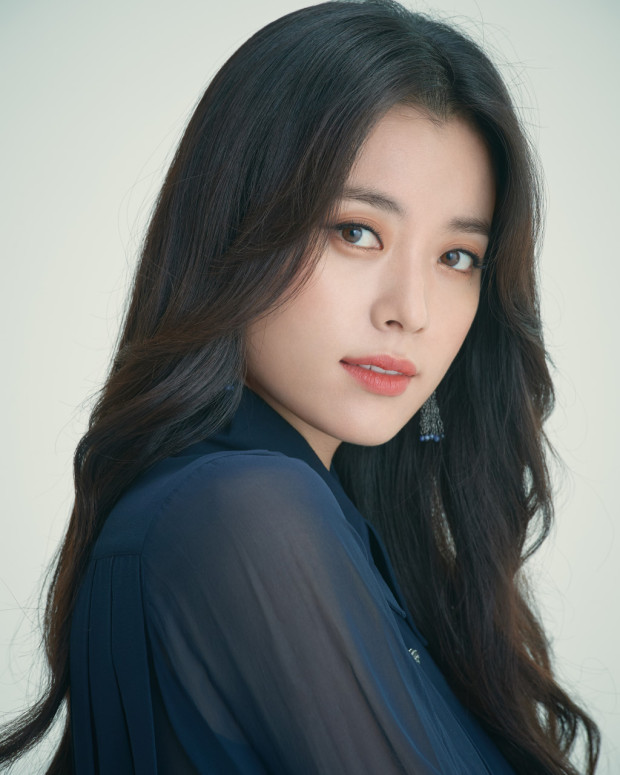
#> input picture Artificial-intelligence-learning-with-Python/My Code/images/Han.jpeg, 620 x 775 px
$ jupyter execute 04_skimage__matplotlib.ipynb
#> lines starting #> are read from the running program, lines starting #| are printed output that depends on the picture
# 라이브러리 임포트

[cell 1]
import numpy as np
from PIL import Image, ImageFont, ImageDraw
from PIL.ImageChops import add, subtract, multiply, difference, screen
import PIL.ImageStat as stat
from skimage.io import imread, imsave, imshow, show
from skimage import color, viewer, img_as_float, data
from skimage.transform import SimilarityTransform, warp, swirl
from skimage.util import random_noise
import matplotlib.image as mpimg
import matplotlib.pylab as plt
from scipy import misc

# scikit-image로 영상 조작

영상에 어파인 변환 적용

SimilarityTransform() 함수와 wrap() 함수를 사용하고 변환을 수행할 수 있다.

[cell 2]
im = imread("../images/Han.jpeg")
#> im is the input picture: shape (775, 620, 3); mean R, G, B 113.7, 117.1, 115.8
tform = SimilarityTransform(scale=0.9, rotation=np.pi/4,
                            translation=(im.shape[0]/2, -100))
warped = warp(im, tform)
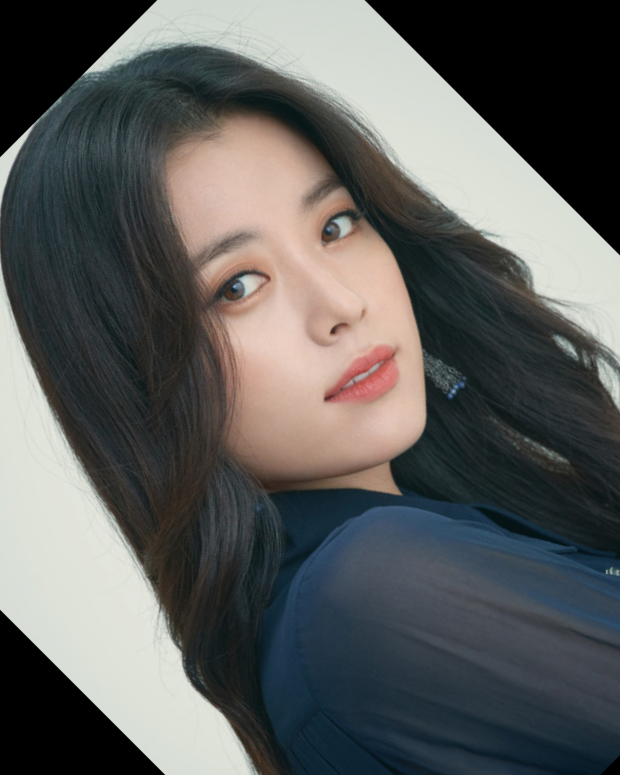
#> warped: shape (775, 620, 3) float64; mean R, G, B 0.363, 0.367, 0.362

plt.imshow(warped), plt.axis('off')
plt.show()

# swirl 변환 적용

swirl() 함수를 사용하여 변형을 구현하는 방법이다.
- strenth는 swirl 크기에 대한 함수
- radius는 swirl 범위
- rotation은 회전각도

[cell 3]
im = imread("../images/Han.jpeg")
swirled = swirl(im, rotation=0, strength=15, radius=300)
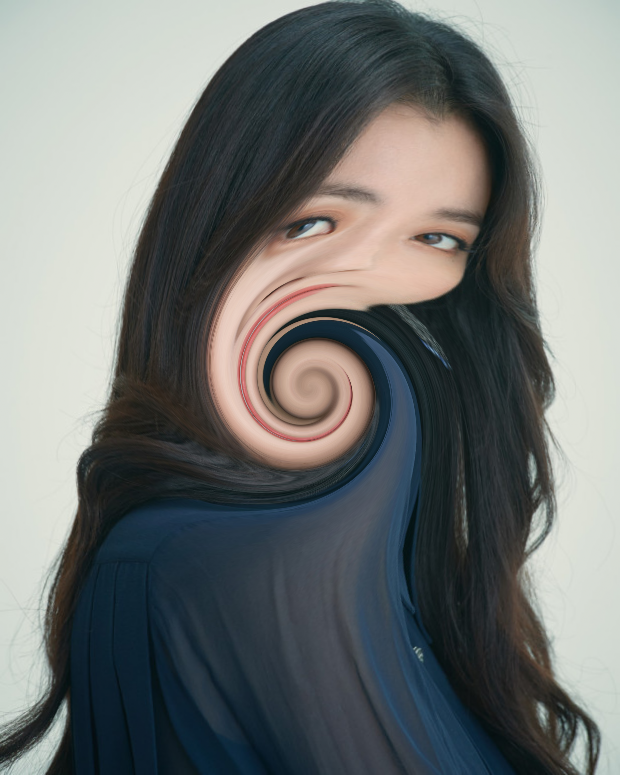
#> swirled: shape (775, 620, 3) float64; mean R, G, B 0.446, 0.459, 0.454
plt.imshow(swirled)
plt.axis('off')
plt.show()

# 영상에 램덤 가우시안 잡음 추가

random_noise() 함수를 사용하여 영상에 잡음을 추가할 수 있다.

[cell 4]
im = img_as_float(imread("../images/Han2.png"))
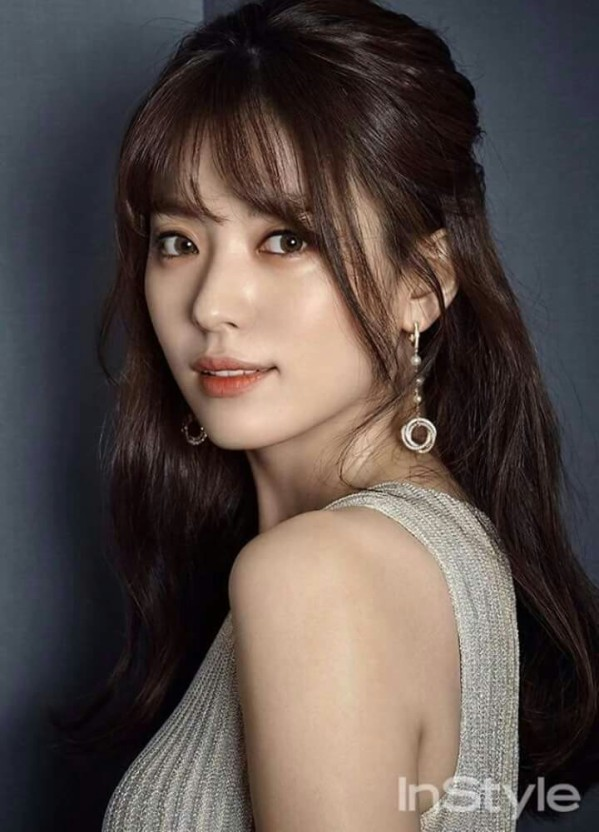
#> input picture Artificial-intelligence-learning-with-Python/My Code/images/Han2.png, 599 x 832 px
#> im: shape (832, 599, 4) float64
sigmas = [0.3, 1]

plt.figure(figsize=(15,12))
for i in range(2):
    noisy = random_noise(im, var=sigmas[i]**2)
    plt.subplot(2,2,i+1), plt.imshow(noisy), plt.axis('off')
    plt.title('Gaussian noise with sigma=' + str(sigmas[i]), size=20)
    plt.tight_layout()
#> this loop made 2 passes
#> pass 1, `noisy = random_noise(im, var=sigmas[i]**2)`:
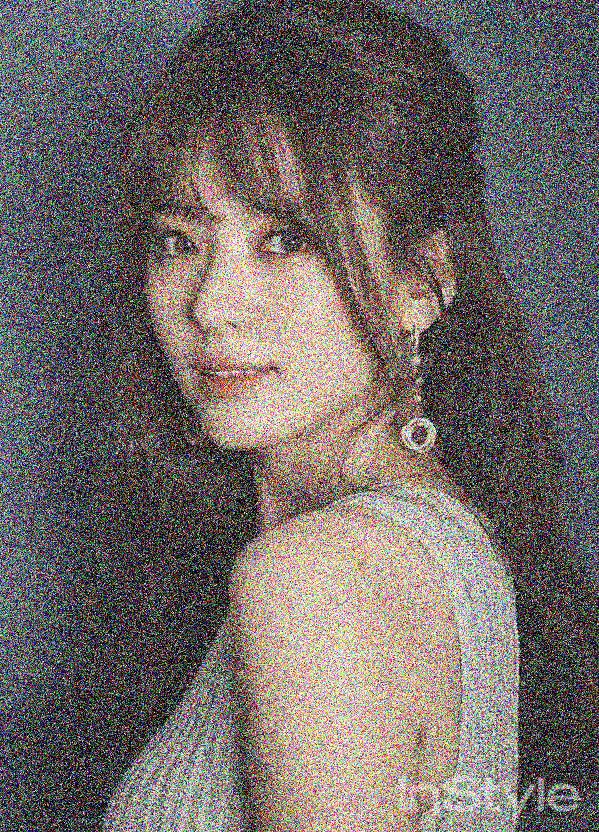
#> noisy: shape (832, 599, 4) float64; mean R, G, B, A 0.373, 0.339, 0.326, 0.88; transparent parts drawn white
#> pass 2, `noisy = random_noise(im, var=sigmas[i]**2)`:
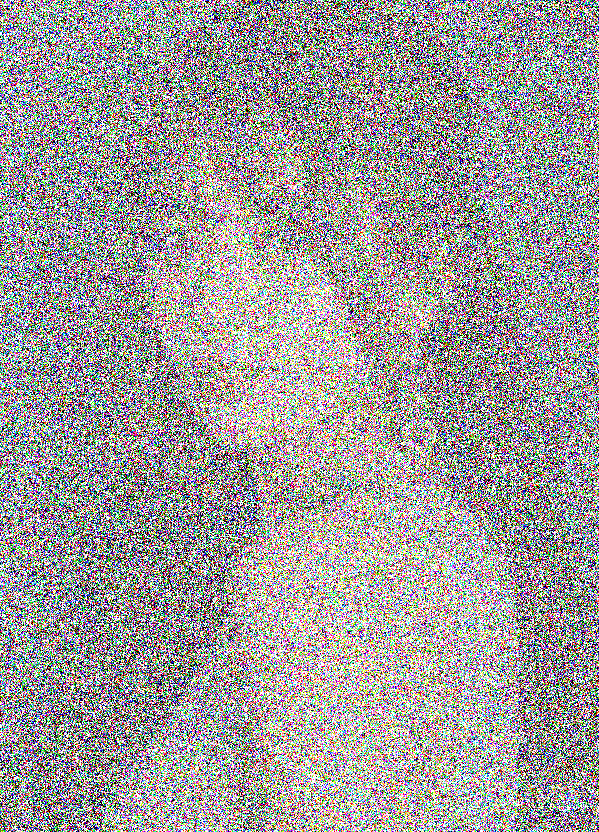
#> noisy: shape (832, 599, 4) float64; mean R, G, B, A 0.441, 0.425, 0.419, 0.684; transparent parts drawn white

plt.show()

# Matplotlib로 영상 조작 - 영상의 윤곽선 그리기

matplotlib 라이브러리의 pylab 모듈을 사용하여 윤관선 그리기를 할 수 있다.

[cell 5]
im = color.rgb2gray(imread("../images/Han3.jpeg"))
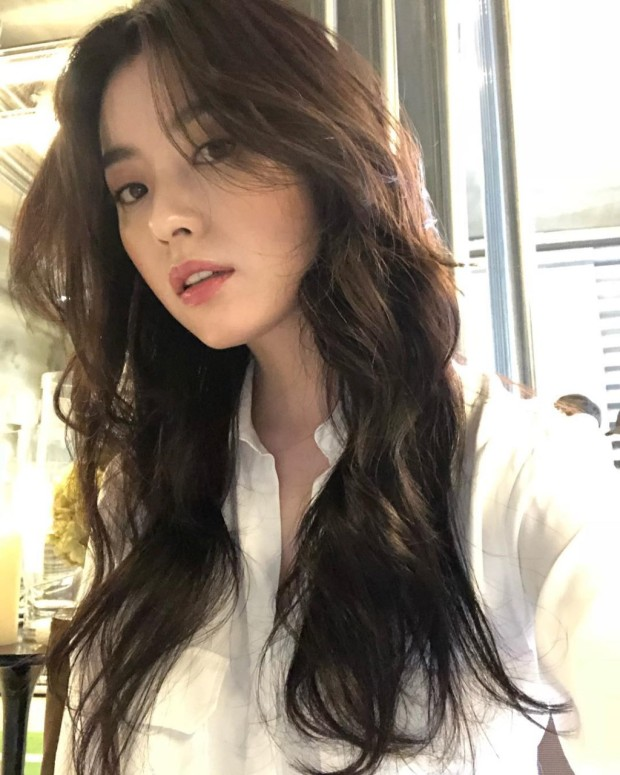
#> input picture Artificial-intelligence-learning-with-Python/My Code/images/Han3.jpeg, 620 x 775 px
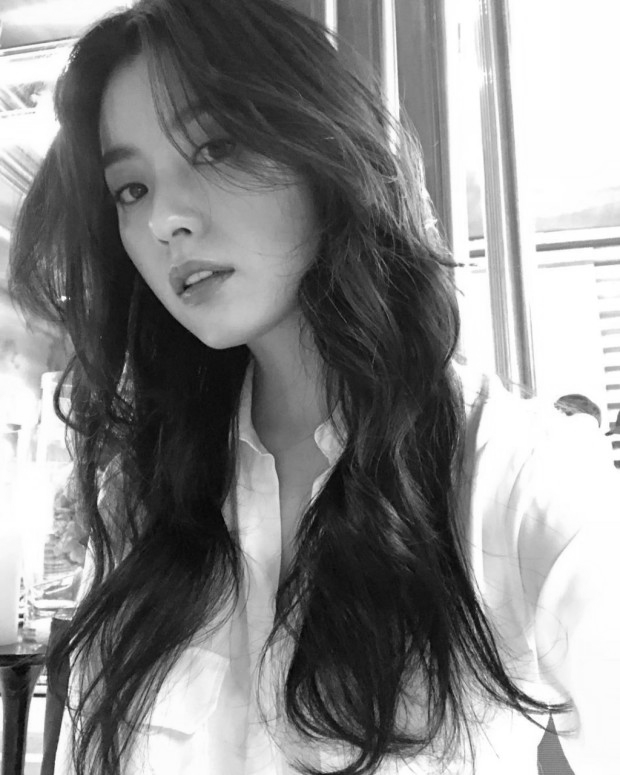
#> im: shape (775, 620) float64; min 0.0134, max 1, mean 0.538

plt.figure(figsize=(20,8))
plt.subplot(131), plt.imshow(im, cmap='gray'), plt.title('Original Image', size=20)
plt.subplot(132),
plt.contour(np.flipud(im), colors='k', levels=np.logspace(-15, 15, 100))
plt.title('Image Contour Lines', size=20)
plt.subplot(133), plt.title('Image Filled Contour', size=20),
plt.contourf(np.flipud(im), cmap='inferno')
plt.show()
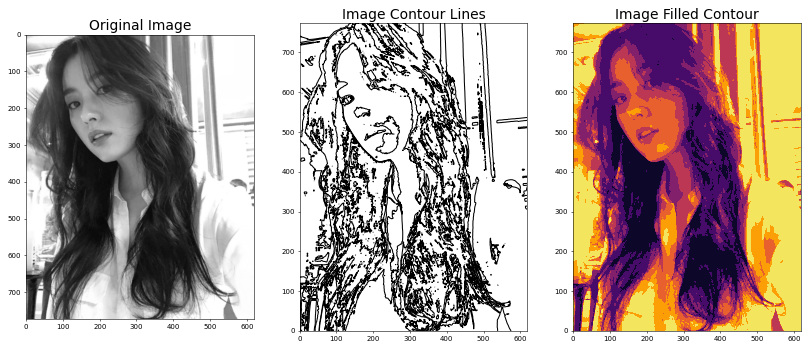
#> figure drawn by matplotlib, 3 panels
